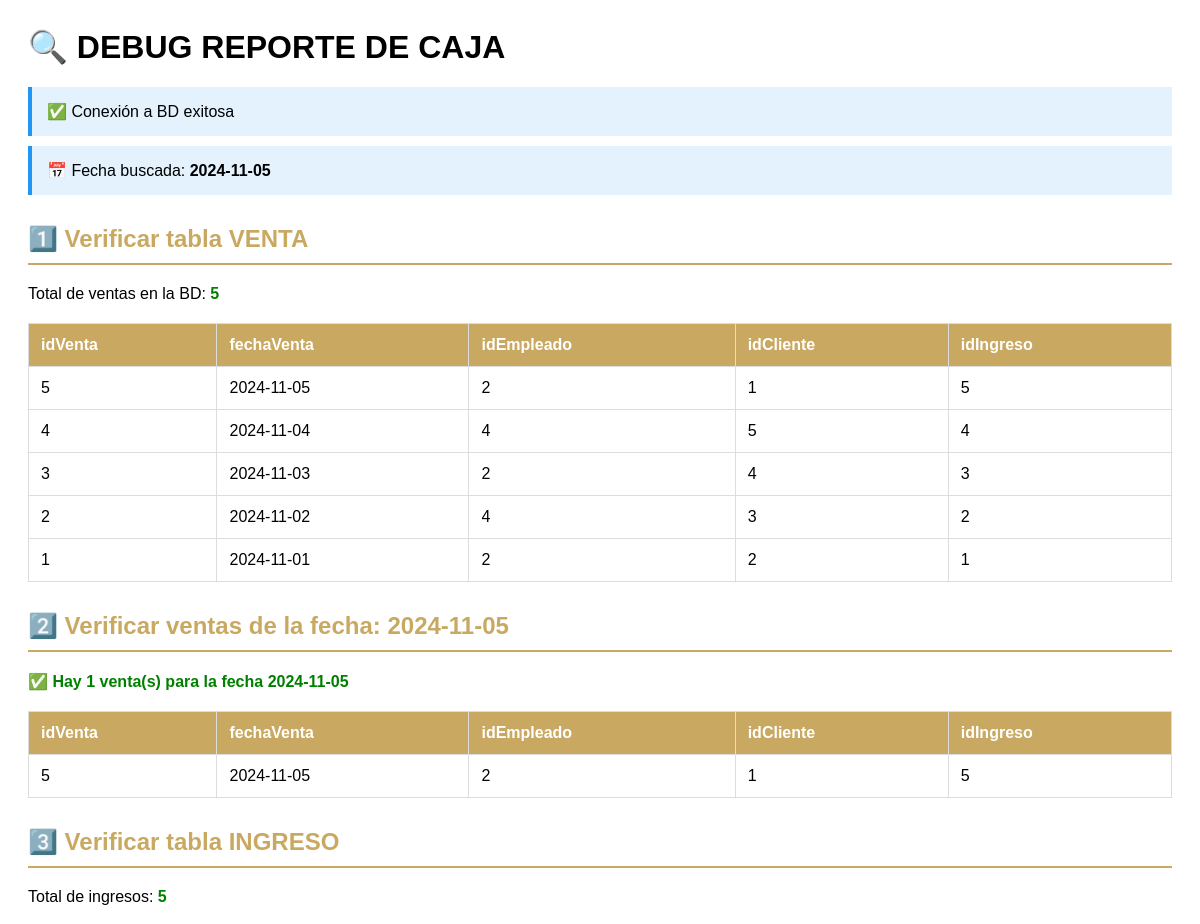
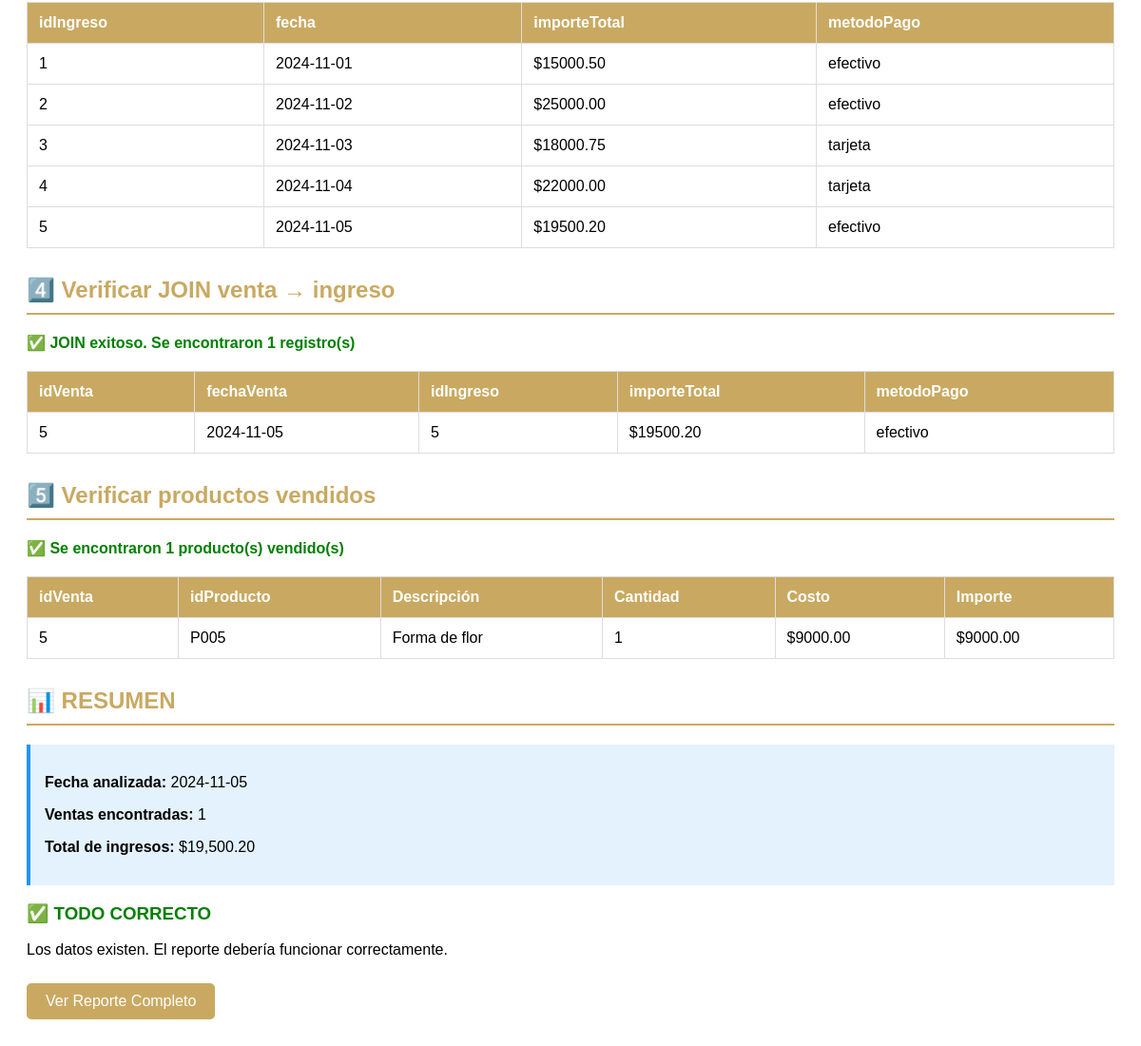
Page /debugReporteCaja.php?fecha=2024-11-05 on the committed database (2 pictures, top to bottom).
### tables this page shows
CREATE TABLE `venta` (
  `idVenta` int(11) NOT NULL AUTO_INCREMENT,
  `fechaVenta` date DEFAULT NULL,
  `idEmpleado` int(11) DEFAULT NULL,
  `idCliente` int(11) DEFAULT NULL,
  `idIngreso` int(11) DEFAULT NULL,
  PRIMARY KEY (`idVenta`),
  KEY `idEmpleado` (`idEmpleado`),
  KEY `idCliente` (`idCliente`),
  KEY `idIngreso` (`idIngreso`),
  CONSTRAINT `venta_ibfk_1` FOREIGN KEY (`idEmpleado`) REFERENCES `empleado` (`idEmpleado`) ON DELETE CASCADE ON UPDATE CASCADE,
  CONSTRAINT `venta_ibfk_2` FOREIGN KEY (`idCliente`) REFERENCES `cliente` (`idCliente`) ON DELETE CASCADE ON UPDATE CASCADE,
  CONSTRAINT `venta_ibfk_3` FOREIGN KEY (`idIngreso`) REFERENCES `ingreso` (`idIngreso`) ON DELETE CASCADE ON UPDATE CASCADE
);

CREATE TABLE `ingreso` (
  `idIngreso` int(11) NOT NULL AUTO_INCREMENT,
  `fecha` date NOT NULL,
  `importeTotal` decimal(10,2) NOT NULL,
  `metodoPago` enum('efectivo','tarjeta') NOT NULL,
  PRIMARY KEY (`idIngreso`)
);

CREATE TABLE `productoventa` (
  `idProductoVenta` bigint(20) NOT NULL AUTO_INCREMENT,
  `idVenta` int(11) DEFAULT NULL,
  `idProducto` varchar(20) DEFAULT NULL,
  `costo` decimal(8,2) NOT NULL,
  `cantidad` int(11) NOT NULL,
  `importe` decimal(8,2) DEFAULT NULL,
  PRIMARY KEY (`idProductoVenta`),
  KEY `idVenta` (`idVenta`),
  KEY `idProducto` (`idProducto`),
  CONSTRAINT `productoventa_ibfk_1` FOREIGN KEY (`idVenta`) REFERENCES `venta` (`idVenta`) ON DELETE CASCADE ON UPDATE CASCADE,
  CONSTRAINT `productoventa_ibfk_2` FOREIGN KEY (`idProducto`) REFERENCES `producto` (`idProducto`) ON DELETE CASCADE ON UPDATE CASCADE
);

CREATE TABLE `producto` (
  `idProducto` varchar(20) NOT NULL,
  `idCategoria` int(11) DEFAULT NULL,
  `rfcProveedor` varchar(13) DEFAULT NULL,
  `stock` int(11) NOT NULL,
  `kilataje` enum('8K','10K','14K','18k') DEFAULT NULL,
  `descripcion` varchar(100) DEFAULT NULL,
  `precioCompra` decimal(8,2) DEFAULT NULL,
  `precioUnitario` decimal(8,2) DEFAULT NULL,
  `gramos` decimal(5,2) DEFAULT NULL,
  PRIMARY KEY (`idProducto`),
  KEY `idCategoria` (`idCategoria`),
  KEY `rfcProveedor` (`rfcProveedor`),
  CONSTRAINT `producto_ibfk_1` FOREIGN KEY (`idCategoria`) REFERENCES `categoria` (`idCategoria`) ON DELETE SET NULL ON UPDATE CASCADE,
  CONSTRAINT `producto_ibfk_2` FOREIGN KEY (`rfcProveedor`) REFERENCES `proveedor` (`rfc`) ON DELETE SET NULL ON UPDATE CASCADE
);

### debugReporteCaja.php (the view, shortened to what this page needs)
<?php
echo "<h1>🔍 DEBUG REPORTE DE CAJA</h1>";
try {
    $pdo = ConexionDB::setConnection();
    echo "<div class='info'>✅ Conexión a BD exitosa</div>";
    $fecha = isset($_GET['fecha']) ? $_GET['fecha'] : date('Y-m-d');
    echo "<div class='info'>📅 Fecha buscada: <strong>$fecha</strong></div>";
    echo "<h2>1️⃣ Verificar tabla VENTA</h2>";
    $stmt = $pdo->query("SELECT COUNT(*) as total FROM venta");
    $totalVentas = $stmt->fetch(PDO::FETCH_ASSOC)['total'];
    echo "<p>Total de ventas en la BD: <span class='success'>$totalVentas</span></p>";
    if ($totalVentas == 0) {
        echo "<p class='error'>❌ NO HAY VENTAS EN LA BASE DE DATOS</p>";
        echo "<p>Necesitas insertar datos de prueba. ¿Quieres que te genere un INSERT?</p>";
    } else {
        $stmt = $pdo->query("SELECT * FROM venta ORDER BY fechaVenta DESC LIMIT 10");
        $ventas = $stmt->fetchAll(PDO::FETCH_ASSOC);
        echo "<table>";
        echo "<thead><tr><th>idVenta</th><th>fechaVenta</th><th>idEmpleado</th><th>idCliente</th><th>idIngreso</th></tr></thead>";
        echo "<tbody>";
        foreach ($ventas as $v) {
            echo "<tr>";
            echo "<td>{$v['idVenta']}</td>";
            echo "<td>{$v['fechaVenta']}</td>";
            echo "<td>{$v['idEmpleado']}</td>";
            echo "<td>{$v['idCliente']}</td>";
            echo "<td>{$v['idIngreso']}</td>";
            echo "</tr>";
        }
        echo "</tbody></table>";
    }
    echo "<h2>2️⃣ Verificar ventas de la fecha: $fecha</h2>";
    $stmt = $pdo->prepare("SELECT COUNT(*) as total FROM venta WHERE DATE(fechaVenta) = ?");
    $stmt->execute([$fecha]);
    $ventasFecha = $stmt->fetch(PDO::FETCH_ASSOC)['total'];
    if ($ventasFecha == 0) {
        echo "<p class='error'>❌ NO HAY VENTAS PARA LA FECHA: $fecha</p>";
        $stmt = $pdo->query("SELECT DISTINCT DATE(fechaVenta) as fecha FROM venta ORDER BY fecha DESC");
        $fechasDisponibles = $stmt->fetchAll(PDO::FETCH_COLUMN);
        if (count($fechasDisponibles) > 0) {
            echo "<p>📅 Fechas disponibles con ventas:</p>";
            echo "<ul>";
            foreach ($fechasDisponibles as $f) {
                echo "<li><a href='?fecha=$f'>$f</a></li>";
            }
            echo "</ul>";
        }
    } else {
        echo "<p class='success'>✅ Hay $ventasFecha venta(s) para la fecha $fecha</p>";
        $stmt = $pdo->prepare("
            SELECT
                v.idVenta,
                v.fechaVenta,
                v.idEmpleado,
                v.idCliente,
                v.idIngreso
            FROM venta v
            WHERE DATE(v.fechaVenta) = ?
        ");
        $stmt->execute([$fecha]);
        $ventas = $stmt->fetchAll(PDO::FETCH_ASSOC);
        echo "<table>";
        echo "<thead><tr><th>idVenta</th><th>fechaVenta</th><th>idEmpleado</th><th>idCliente</th><th>idIngreso</th></tr></thead>";
        echo "<tbody>";
        foreach ($ventas as $v) {
            echo "<tr>";
            echo "<td>{$v['idVenta']}</td>";
            echo "<td>{$v['fechaVenta']}</td>";
            echo "<td>{$v['idEmpleado']}</td>";
            echo "<td>{$v['idCliente']}</td>";
            echo "<td>{$v['idIngreso']}</td>";
            echo "</tr>";
        }
        echo "</tbody></table>";
    }
    echo "<h2>3️⃣ Verificar tabla INGRESO</h2>";
    $stmt = $pdo->query("SELECT COUNT(*) as total FROM ingreso");
    $totalIngresos = $stmt->fetch(PDO::FETCH_ASSOC)['total'];
    echo "<p>Total de ingresos: <span class='success'>$totalIngresos</span></p>";
    if ($totalIngresos > 0) {
        $stmt = $pdo->query("SELECT * FROM ingreso LIMIT 10");
        $ingresos = $stmt->fetchAll(PDO::FETCH_ASSOC);
        echo "<table>";
        echo "<thead><tr><th>idIngreso</th><th>fecha</th><th>importeTotal</th><th>metodoPago</th></tr></thead>";
        echo "<tbody>";
        foreach ($ingresos as $i) {
            echo "<tr>";
            echo "<td>{$i['idIngreso']}</td>";
            echo "<td>{$i['fecha']}</td>";
            echo "<td>\${$i['importeTotal']}</td>";
            echo "<td>{$i['metodoPago']}</td>";
            echo "</tr>";
        }
        echo "</tbody></table>";
    }
    echo "<h2>4️⃣ Verificar JOIN venta → ingreso</h2>";
    $stmt = $pdo->prepare("
        SELECT
            v.idVenta,
            v.fechaVenta,
            v.idIngreso,
            i.importeTotal,
            i.metodoPago
        FROM venta v
        INNER JOIN ingreso i ON v.idIngreso = i.idIngreso
        WHERE DATE(v.fechaVenta) = ?
    ");
    $stmt->execute([$fecha]);
    $ventasIngreso = $stmt->fetchAll(PDO::FETCH_ASSOC);
    if (count($ventasIngreso) == 0) {
        echo "<p class='error'>❌ NO HAY DATOS CON EL JOIN venta-ingreso para la fecha $fecha</p>";
        echo "<p>Posibles causas:</p>";
        echo "<ul>";
        echo "<li>Las ventas no tienen idIngreso asignado (NULL)</li>";
        echo "<li>Los idIngreso en venta no existen en la tabla ingreso</li>";
        echo "</ul>";
    } else {
        echo "<p class='success'>✅ JOIN exitoso. Se encontraron " . count($ventasIngreso) . " registro(s)</p>";
        echo "<table>";
        echo "<thead><tr><th>idVenta</th><th>fechaVenta</th><th>idIngreso</th><th>importeTotal</th><th>metodoPago</th></tr></thead>";
        echo "<tbody>";
        foreach ($ventasIngreso as $vi) {
            echo "<tr>";
            echo "<td>{$vi['idVenta']}</td>";
            echo "<td>{$vi['fechaVenta']}</td>";
            echo "<td>{$vi['idIngreso']}</td>";
            echo "<td>\${$vi['importeTotal']}</td>";
            echo "<td>{$vi['metodoPago']}</td>";
            echo "</tr>";
        }
        echo "</tbody></table>";
    }
    echo "<h2>5️⃣ Verificar productos vendidos</h2>";
    $stmt = $pdo->prepare("
        SELECT
            pv.*,
            p.descripcion
        FROM productoventa pv
        INNER JOIN venta v ON pv.idVenta = v.idVenta
        INNER JOIN producto p ON pv.idProducto = p.idProducto
        WHERE DATE(v.fechaVenta) = ?
    ");
    $stmt->execute([$fecha]);
    $productos = $stmt->fetchAll(PDO::FETCH_ASSOC);
    if (count($productos) == 0) {
        echo "<p class='error'>❌ NO HAY PRODUCTOS VENDIDOS para la fecha $fecha</p>";
    } else {
        echo "<p class='success'>✅ Se encontraron " . count($productos) . " producto(s) vendido(s)</p>";
        echo "<table>";
        echo "<thead><tr><th>idVenta</th><th>idProducto</th><th>Descripción</th><th>Cantidad</th><th>Costo</th><th>Importe</th></tr></thead>";
        echo "<tbody>";
        foreach ($productos as $p) {
            echo "<tr>";
            echo "<td>{$p['idVenta']}</td>";
            echo "<td>{$p['idProducto']}</td>";
            echo "<td>{$p['descripcion']}</td>";
            echo "<td>{$p['cantidad']}</td>";
            echo "<td>\${$p['costo']}</td>";
            echo "<td>\${$p['importe']}</td>";
            echo "</tr>";
        }
        echo "</tbody></table>";
    }
    echo "<h2>📊 RESUMEN</h2>";
    $stmt = $pdo->prepare("
        SELECT
            COUNT(v.idVenta) as totalVentas,
            COALESCE(SUM(i.importeTotal), 0) as totalIngresos
        FROM venta v
        INNER JOIN ingreso i ON v.idIngreso = i.idIngreso
        WHERE DATE(v.fechaVenta) = ?
    ");
    $stmt->execute([$fecha]);
    $resumen = $stmt->fetch(PDO::FETCH_ASSOC);
    echo "<div class='info'>";
    echo "<p><strong>Fecha analizada:</strong> $fecha</p>";
    echo "<p><strong>Ventas encontradas:</strong> {$resumen['totalVentas']}</p>";
    echo "<p><strong>Total de ingresos:</strong> \$" . number_format($resumen['totalIngresos'], 2) . "</p>";
    echo "</div>";
    if ($resumen['totalVentas'] == 0) {
        echo "<h3 style='color: red;'>⚠️ CONCLUSIÓN</h3>";
        echo "<p>No hay datos para mostrar en el reporte porque:</p>";
        echo "<ol>";
        echo "<li>No hay ventas registradas para la fecha <strong>$fecha</strong></li>";
        echo "<li>Prueba con otra fecha usando: <code>?fecha=2024-11-01</code></li>";
        echo "</ol>";
    } else {
        echo "<h3 style='color: green;'>✅ TODO CORRECTO</h3>";
        echo "<p>Los datos existen. El reporte debería funcionar correctamente.</p>";
        echo "<p><a href='reporteCaja.php?fecha=$fecha' target='_blank' style='padding: 10px 20px; background: #c9a961; color: white; text-decoration: none; border-radius: 5px; display: inline-block; margin-top: 10px;'>Ver Reporte Completo</a></p>";
    }
} catch (PDOException $e) {
    echo "<div style='padding: 20px; background: #ffebee; border-left: 4px solid #f44336; margin: 20px 0;'>";
    echo "<h3 style='color: #f44336;'>❌ Error de Conexión</h3>";
    echo "<p><strong>Mensaje:</strong> " . htmlspecialchars($e->getMessage()) . "</p>";
    echo "</div>";
} catch (Exception $e) {
    echo "<div style='padding: 20px; background: #ffebee; border-left: 4px solid #f44336; margin: 20px 0;'>";
    echo "<h3 style='color: #f44336;'>❌ Error</h3>";
    echo "<p>" . htmlspecialchars($e->getMessage()) . "</p>";
    echo "</div>";
}
?>

### debugReporteCaja.php (style rules this page uses)
h2 { color: #c9a961; border-bottom: 2px solid #c9a961; padding-bottom: 10px; margin-top: 30px; }
table { border-collapse: collapse; width: 100%; margin: 20px 0; }
th, td { border: 1px solid #ddd; padding: 12px; text-align: left; }
th { background: #c9a961; color: white; }
.success { color: green; font-weight: bold; }
.info { background: #e3f2fd; padding: 15px; border-left: 4px solid #2196f3; margin: 10px 0; }

### rows in the picture
venta: idVenta "5", fechaVenta "2024-11-05", idEmpleado "2", idCliente "1", idIngreso "5", idIngreso.importeTotal "19500.20", idIngreso.metodoPago "efectivo"
venta: idVenta "4", fechaVenta "2024-11-04", idEmpleado "4", idCliente "5", idIngreso "4"
venta: idVenta "3", fechaVenta "2024-11-03", idEmpleado "2", idCliente "4", idIngreso "3"
venta: idVenta "2", fechaVenta "2024-11-02", idEmpleado "4", idCliente "3", idIngreso "2"
venta: idVenta "1", fechaVenta "2024-11-01", idEmpleado "2", idCliente "2", idIngreso "1"
ingreso: idIngreso "1", fecha "2024-11-01", importeTotal "15000.50", metodoPago "efectivo"
ingreso: idIngreso "2", fecha "2024-11-02", importeTotal "25000.00", metodoPago "efectivo"
ingreso: idIngreso "3", fecha "2024-11-03", importeTotal "18000.75", metodoPago "tarjeta"
ingreso: idIngreso "4", fecha "2024-11-04", importeTotal "22000.00", metodoPago "tarjeta"
ingreso: idIngreso "5", fecha "2024-11-05", importeTotal "19500.20", metodoPago "efectivo"
productoventa: idVenta "5", idProducto "P005", idProducto.descripcion "Forma de flor", cantidad "1", costo "9000.00", importe "9000.00"

### other values in the picture
$fecha "2024-11-05"
$totalVentas "5"
$ventasFecha "1"
$totalIngresos "5"
count($ventasIngreso) "1"
count($productos) "1"
$resumen['totalVentas'] "1"
$resumen['totalIngresos'] "19,500.20"
